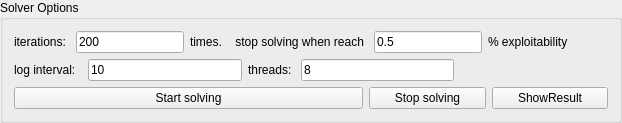
         <widget class="QGroupBox" name="groupBox_7">
          <property name="title">
           <string>Solver Options</string>
          </property>
          <layout class="QVBoxLayout" name="verticalLayout_16">
           <item>
            <layout class="QHBoxLayout" name="horizontalLayout_22">
             <item>
              <widget class="QLabel" name="label_18">
               <property name="text">
                <string>iterations: </string>
               </property>
              </widget>
             </item>
             <item>
              <widget class="QLineEdit" name="iterationText">
               <property name="text">
                <string>200</string>
               </property>
              </widget>
             </item>
             <item>
              <widget class="QLabel" name="label_19">
               <property name="text">
                <string>times.    stop solving when reach </string>
               </property>
              </widget>
             </item>
             <item>
              <widget class="QLineEdit" name="exploitabilityText">
               <property name="text">
                <string>0.5</string>
               </property>
              </widget>
             </item>
             <item>
              <widget class="QLabel" name="label_72">
               <property name="text">
                <string>% exploitability</string>
               </property>
              </widget>
             </item>
             <item>
              <spacer name="horizontalSpacer_2">
               <property name="orientation">
                <enum>Qt::Horizontal</enum>
               </property>
               <property name="sizeHint" stdset="0">
                <size>
                 <width>40</width>
                 <height>20</height>
                </size>
               </property>
              </spacer>
             </item>
            </layout>
           </item>
           <item>
            <layout class="QHBoxLayout" name="horizontalLayout_51">
             <item>
              <widget class="QLabel" name="label_73">
               <property name="text">
                <string>log interval:  </string>
               </property>
              </widget>
             </item>
             <item>
              <widget class="QLineEdit" name="logIntervalText">
               <property name="text">
                <string>10</string>
               </property>
              </widget>
             </item>
             <item>
              <widget class="QLabel" name="label_74">
               <property name="text">
                <string>threads: </string>
               </property>
              </widget>
             </item>
             <item>
              <widget class="QLineEdit" name="threadsText">
               <property name="text">
                <string>8</string>
               </property>
              </widget>
             </item>
             <item>
              <spacer name="horizontalSpacer">
               <property name="orientation">
                <enum>Qt::Horizontal</enum>
               </property>
               <property name="sizeHint" stdset="0">
                <size>
                 <width>40</width>
                 <height>20</height>
                </size>
               </property>
              </spacer>
             </item>
            </layout>
           </item>
           <item>
            <layout class="QHBoxLayout" name="horizontalLayout" stretch="6,2,2">
             <item>
              <widget class="QPushButton" name="buttomSolve">
               <property name="sizePolicy">
                <sizepolicy hsizetype="Minimum" vsizetype="Maximum">
                 <horstretch>0</horstretch>
                 <verstretch>0</verstretch>
                </sizepolicy>
               </property>
               <property name="text">
                <string>Start solving</string>
               </property>
              </widget>
             </item>
             <item>
              <widget class="QPushButton" name="stopSolvingButton">
               <property name="sizePolicy">
                <sizepolicy hsizetype="Minimum" vsizetype="Maximum">
                 <horstretch>0</horstretch>
                 <verstretch>0</verstretch>
                </sizepolicy>
               </property>
               <property name="text">
                <string>Stop solving</string>
               </property>
              </widget>
             </item>
             <item>
              <widget class="QPushButton" name="showResultButton">
               <property name="sizePolicy">
                <sizepolicy hsizetype="Minimum" vsizetype="Maximum">
                 <horstretch>0</horstretch>
                 <verstretch>0</verstretch>
                </sizepolicy>
               </property>
               <property name="text">
                <string>ShowResult</string>
               </property>
              </widget>
             </item>
            </layout>
           </item>
          </layout>
         </widget>
